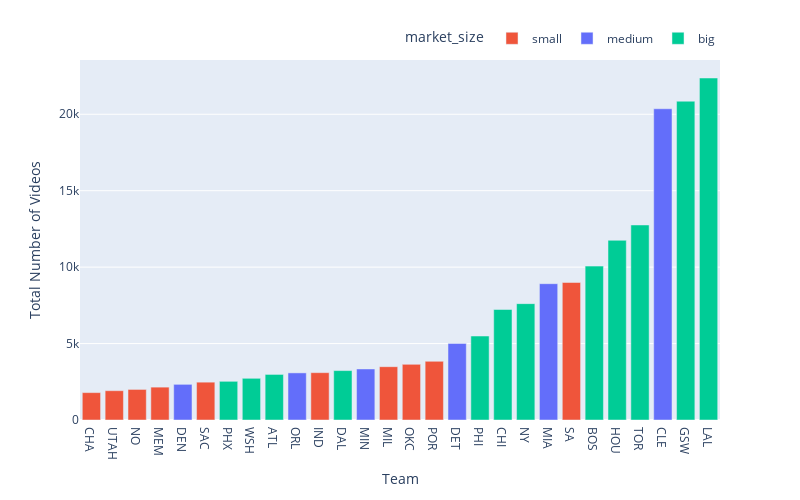

Notebook code for this chart:
### Code cell
fig = px.bar(
    videos_per_team_df.sort_values("total_videos").reset_index(),
    x="team",
    y="total_videos",
    labels={"team": "Team", "total_videos": "Total Number of Videos"},
    color="market_size",
    color_discrete_map=color_discrete_map,
    width=800,
    height=500,
)
# fig.update_layout(title={"text": "Number of Videos per Team", "x": 0.5, "xanchor": "center"})
# display legend on the top
fig.update_layout(legend=dict(orientation="h", yanchor="bottom", y=1.02, xanchor="right", x=1))
fig.update_layout(xaxis_categoryorder="total ascending")
fig.show()

# py.plot(fig, filename="nb_videos_per_team", auto_open=False)

### Figure 1 — Plotly figure (JSON) as saved in the notebook; plotly's stock layout.template omitted (floating-point values rounded to 4 significant figures)
{"data": [{"alignmentgroup": "True", "hovertemplate": "market_size=small<br>Team=%{x}<br>Total Number of Videos=%{y}<extra></extra>", "legendgroup": "small", "marker": {"color": "#EF553B", "pattern": {"shape": ""}}, "name": "small", "offsetgroup": "small", "orientation": "v", "showlegend": true, "textposition": "auto", "type": "bar", "x": ["CHA", "UTAH", "NO", "MEM", "SAC", "IND", "MIL", "OKC", "POR", "SA"], "xaxis": "x", "y": [1792, 1917, 2000, 2150, 2475, 3097, 3488, 3640, 3839, 8997], "yaxis": "y"}, {"alignmentgroup": "True", "hovertemplate": "market_size=medium<br>Team=%{x}<br>Total Number of Videos=%{y}<extra></extra>", "legendgroup": "medium", "marker": {"color": "#636EFA", "pattern": {"shape": ""}}, "name": "medium", "offsetgroup": "medium", "orientation": "v", "showlegend": true, "textposition": "auto", "type": "bar", "x": ["DEN", "ORL", "MIN", "DET", "MIA", "CLE"], "xaxis": "x", "y": [2333, 3082, 3340, 5011, 8918, 20361], "yaxis": "y"}, {"alignmentgroup": "True", "hovertemplate": "market_size=big<br>Team=%{x}<br>Total Number of Videos=%{y}<extra></extra>", "legendgroup": "big", "marker": {"color": "#00CC96", "pattern": {"shape": ""}}, "name": "big", "offsetgroup": "big", "orientation": "v", "showlegend": true, "textposition": "auto", "type": "bar", "x": ["PHX", "WSH", "ATL", "DAL", "PHI", "CHI", "NY", "BOS", "HOU", "TOR", "GSW", "LAL"], "xaxis": "x", "y": [2531, 2728, 2981, 3232, 5493, 7228, 7612, 10067, 11755, 12758, 20855, 22373], "yaxis": "y"}], "layout": {"barmode": "relative", "height": 500, "legend": {"orientation": "h", "title": {"text": "market_size"}, "tracegroupgap": 0, "x": 1, "xanchor": "right", "y": 1.02, "yanchor": "bottom"}, "margin": {"t": 60}, "width": 800, "xaxis": {"anchor": "y", "categoryorder": "total ascending", "domain": [0, 1], "title": {"text": "Team"}}, "yaxis": {"anchor": "x", "domain": [0, 1], "title": {"text": "Total Number of Videos"}}}}
